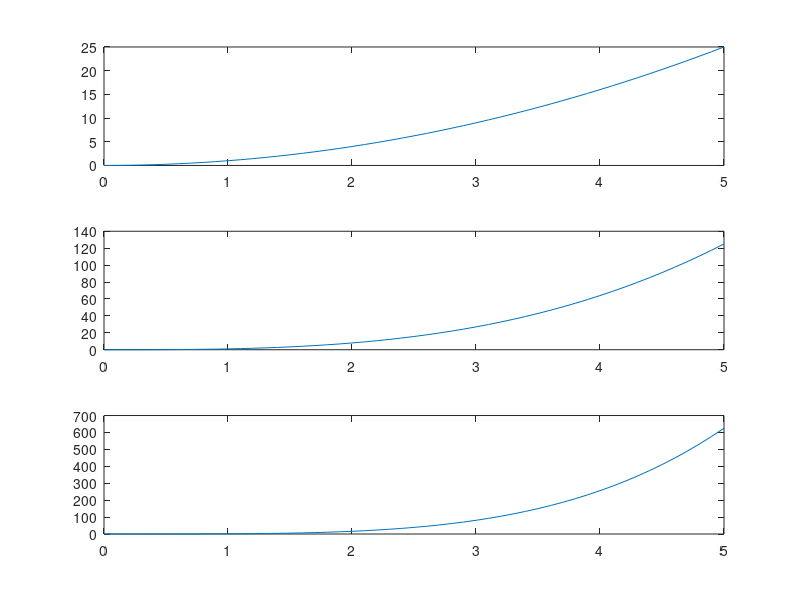

The MATLAB source for this figure:
x = 0:0.1:5;
y = x.^2;
plot(x, y, 'r+')
title('do thi')
xlabel('x-value')
ylabel('y-value')
grid on
hold
y2 = x.^3;
y3 = x.^4;
plot(x, y2, 'g*')
plot(x, y3)
hold off
legend('plot1', 'plot2', 'plot3')

%% subplotting
subplot(311)
plot(x, y)
subplot(312)
plot(x, y2)
subplot(313)
plot(x, y3)

% subplot(2,2,1): matrix graph
